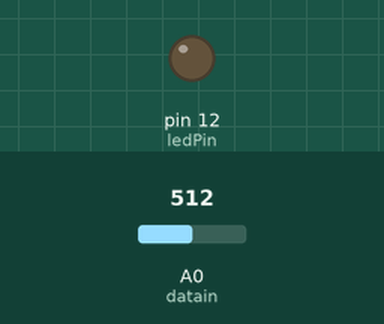
Recording of a sketch running on a simulated Arduino Uno, built with avr-gcc and run on an emulated ATmega328P. Shown: output pins drawn as LEDs (lit = HIGH). The test bench sets the inputs (shaded band); at power-on: A0 (datain) = 512.

Above: at 1.2 s.
1.3 s: A0 (datain) set to 53
2.8 s: A0 (datain) set to 46
At 3.6 s:
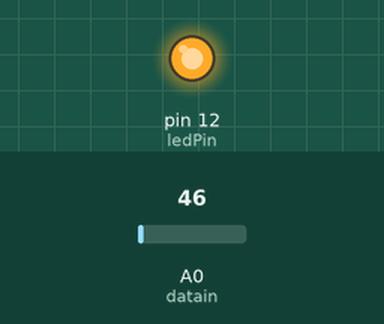
4.3 s: A0 (datain) set to 584
5.8 s: A0 (datain) set to 615
At 7.0 s:
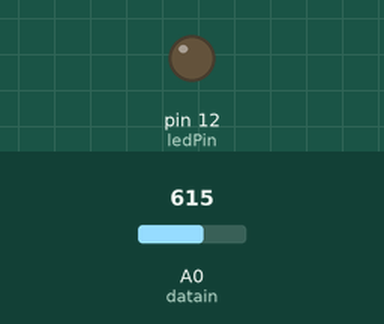
7.3 s: A0 (datain) set to 40
At 8.3 s:
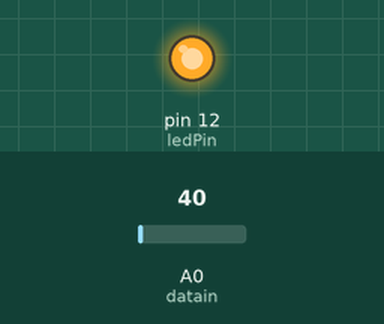
Timing chart, 0 to 9.8 s (numbered marks = the images above; inputs shaded):
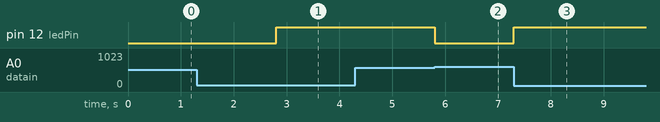

Measured:
- the behaviour switches between 50 and 49 on A0 (datain) (found by bisection; images 0 and 1)
- the behaviour switches between 600 and 601 on A0 (datain) (found by bisection; images 1 and 2)
- after the input at 1.3 s, every drawn part: stays the same
- after the input at 2.8 s, pin 12 (ledPin): LOW → HIGH at once
- after the input at 4.3 s, every drawn part: stays the same
- after the input at 5.8 s, pin 12 (ledPin): HIGH → LOW at once
- after the input at 7.3 s, pin 12 (ledPin): LOW → HIGH at once

The sketch:

Receiver_Code.ino
```cpp
 #define datain A0
 #define ledPin 12

 unsigned int temp = 0;
 const unsigned int upperThreshold = 600;
 const unsigned int lowerThreshold = 50;

 void setup()
 {
   pinMode(ledPin, OUTPUT);
 }

 void loop(){
   temp=analogRead(datain);

    if(temp<lowerThreshold)
    {
     digitalWrite(ledPin, HIGH);
    }

   else if(temp>upperThreshold)
   {
     digitalWrite(ledPin, LOW);
   }
 }
```
